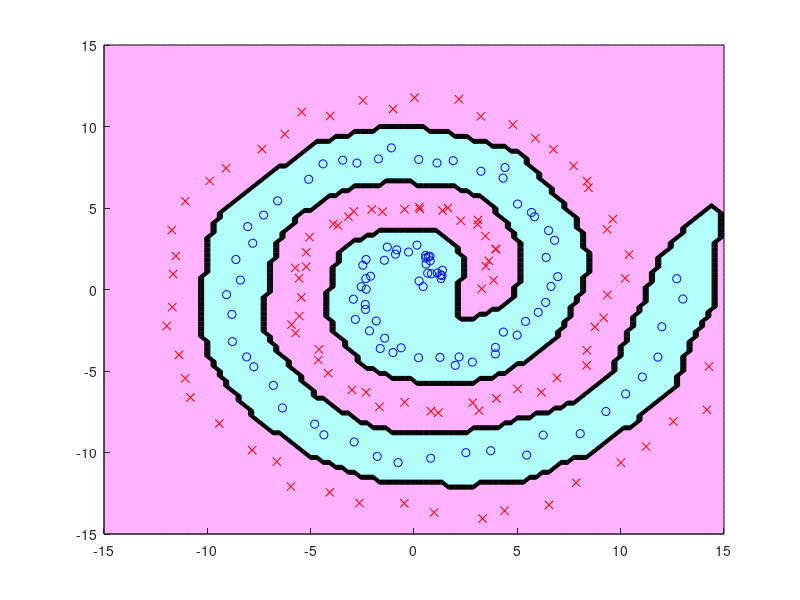

Reproduce this figure in MATLAB.
n=200; a=linspace(0,4*pi,n/2);
u=[a.*cos(a) (a+pi).*cos(a)]'+1*rand(n,1);
v=[a.*sin(a) (a+pi).*sin(a)]'+1*rand(n,1);
x=[u v]; y=[ones(1,n/2) -ones(1,n/2)]';

x2=sum(x.^2,2); hh=2*1^2; l=0.01;
k=exp(-(repmat(x2,1,n)+repmat(x2',n,1)-2*x*x')/hh);
t=(k^2+l*eye(n))\(k*y);

m=100; X=linspace(-15,15,m)'; X2=X.^2;
U=exp(-(repmat(u.^2,1,m)+repmat(X2',n,1)-2*u*X')/hh);
V=exp(-(repmat(v.^2,1,m)+repmat(X2',n,1)-2*v*X')/hh);
figure(1); clf; hold on; axis([-15 15 -15 15]);
contourf(X,X,sign(V'*(U.*repmat(t,1,m))));
plot(x(y==1,1),x(y==1,2),'bo');
plot(x(y==-1,1),x(y==-1,2),'rx');
colormap([1 0.7 1; 0.7 1 1]);
